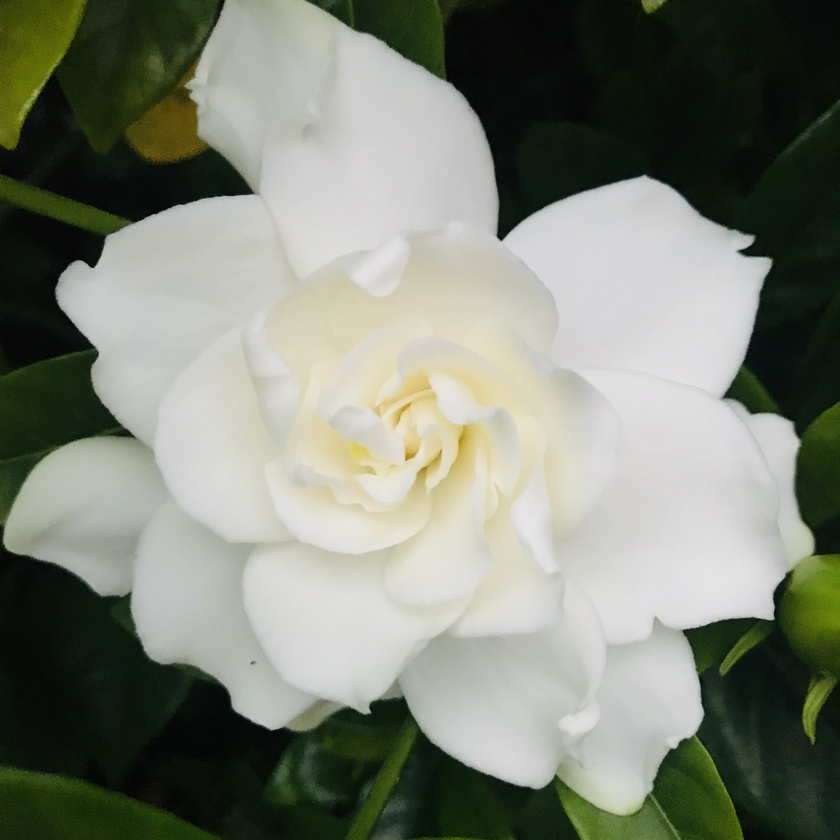
#> input picture Fall 2024/Multimedia Processing/HW3-1/JL-gardinia.jpg, 840 x 840 px, shrunk from 3024 x 3024 before the run
$ jupyter execute HW3I.ipynb
#> lines starting #> are read from the running program, lines starting #| are printed output that depends on the picture
#### Andrew Kalathra

* CPSC 4330/5330
* Programming Assignment: 3
* Question Number: 1
* Due: 10/9/2024
* Submitted: 10/9/24
* Purpose: Modify an image descrbed

# Modifying an Image
Taking two images, we will be able to first show them.
After this, our second assignment is to change in image from RGB to grayscale.
Finally, we must Change any one-fourth of the image into black.

[cell 1]
from PIL import Image

### Showing the images

[cell 2]
flower = Image.open('JL-gardinia.jpg')
#> flower is the input picture: PIL image 840x840 RGB; mean R, G, B 125.8, 130.3, 117.9
#flower.show()

bull = Image.open('JL-bull.jpg')
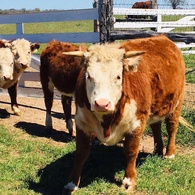
#> input picture Fall 2024/Multimedia Processing/HW3-1/JL-bull.jpg, 195 x 195 px, shrunk from 702 x 702 before the run
#> bull is the input picture: PIL image 195x195 RGB; mean R, G, B 133, 114, 84.8
#bull.show()

### Changing the Images from RGB to GrayScale

[cell 3]
#using mode L
flower.convert(mode='L').save('greyFlower.jpg')
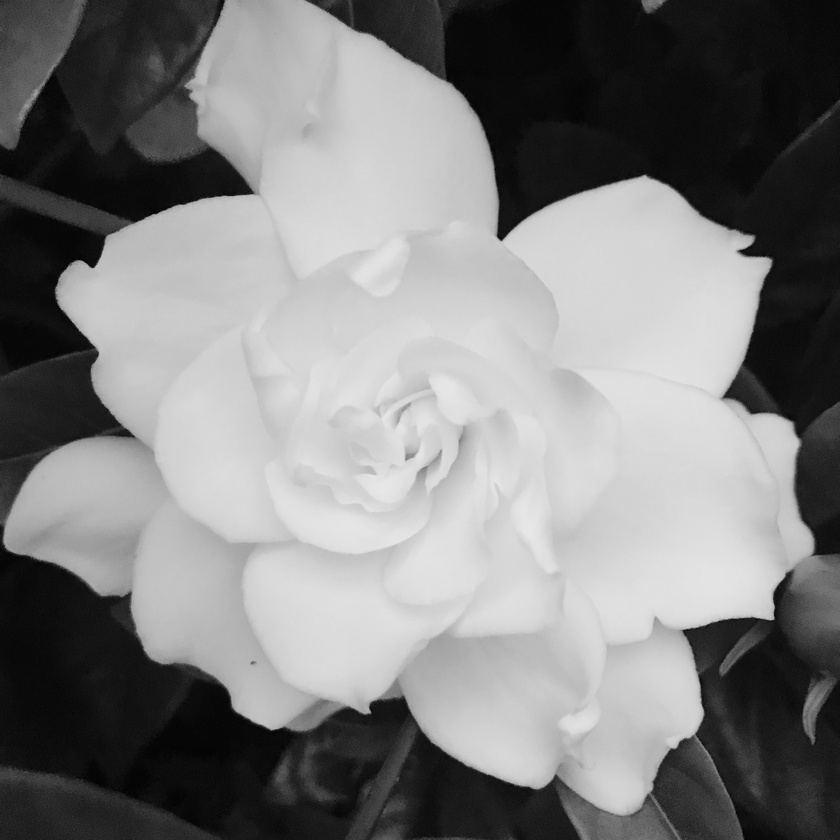
#> saved as greyFlower.jpg: PIL image 840x840 L; min 1, max 233, mean 127.5
gFlow = Image.open('greyFlower.jpg')
bull.convert(mode='L').save('greyBull.jpg')
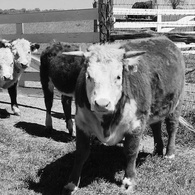
#> saved as greyBull.jpg: PIL image 195x195 L; min 0, max 255, mean 116.3
gBull = Image.open('greyBull.jpg')

### Changing 1/4 of the Image to Black

[cell 4]
def fourthBlack(image):
    #get the middle of the picture
    width, height = image.size
#> width = 195; height = 195
    midW = int(0.5 * width)
#> midW = 97
    midH = int(0.5 * height)
#> midH = 97

    #now while loop to get one-fourth black
    black_pixel = (0, 0, 0)
    for x in range(midW):
        for y in range(midH):
            #image[x, y] = (0, 0, 0)
            image.putpixel((x, y), 0)
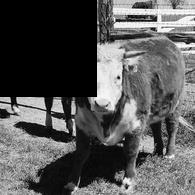
#> image: PIL image 195x195 L; min 0, max 255, mean 86.6

[cell 5]
#blackBull = fourthBlack(gBull).save('blackBull.jpg')
blackBull = gBull.copy()
fourthBlack(blackBull)
blackBull.save('blackBull.jpg')

blackFlower = gFlow.copy()
fourthBlack(blackFlower)
#> after the loop in fourthBlack (call 2), `for x in range(midW):`:
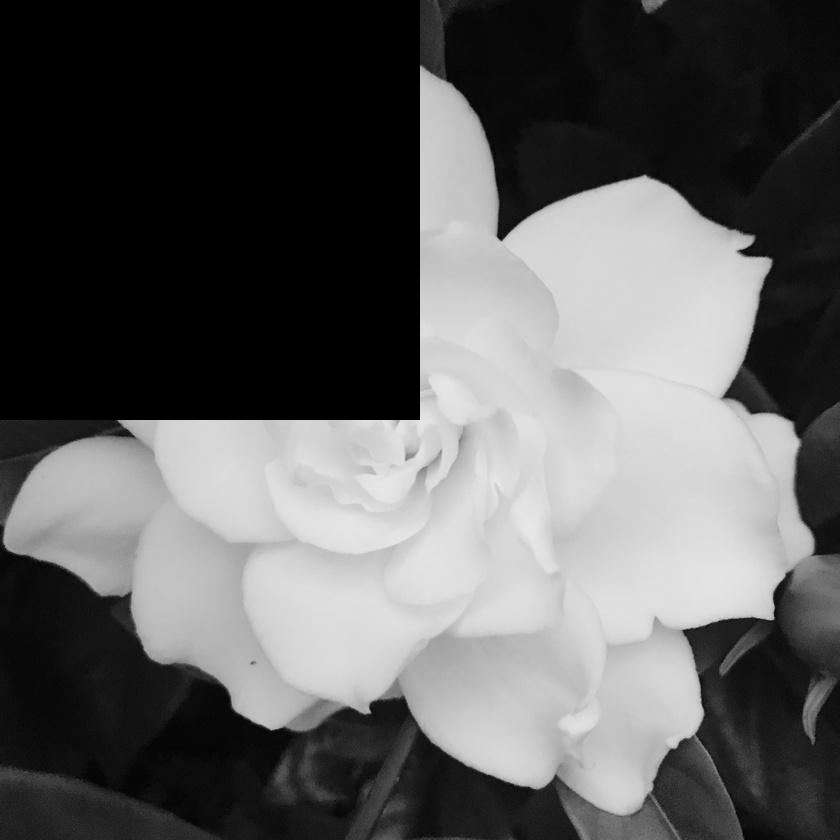
#> image: PIL image 840x840 L; min 0, max 235, mean 93.3
